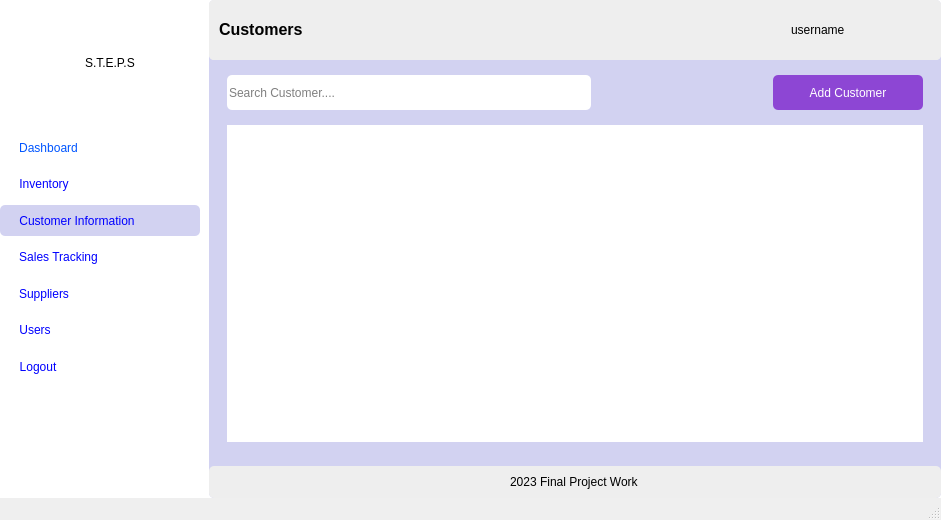
<?xml version="1.0" encoding="UTF-8"?>
<ui version="4.0">
 <class>MainWindow</class>
 <widget class="QMainWindow" name="MainWindow">
  <property name="geometry">
   <rect>
    <x>0</x>
    <y>0</y>
    <width>941</width>
    <height>520</height>
   </rect>
  </property>
  <property name="windowTitle">
   <string>Customers</string>
  </property>
  <property name="styleSheet">
   <string notr="true">MainWindow{
	background-color: #ffe135
}</string>
  </property>
  <widget class="QWidget" name="centralwidget">
   <property name="styleSheet">
    <string notr="true">background-color: rgb(255, 255, 255);</string>
   </property>
   <layout class="QHBoxLayout" name="horizontalLayout">
    <property name="spacing">
     <number>9</number>
    </property>
    <property name="leftMargin">
     <number>0</number>
    </property>
    <property name="topMargin">
     <number>0</number>
    </property>
    <property name="rightMargin">
     <number>0</number>
    </property>
    <property name="bottomMargin">
     <number>0</number>
    </property>
    <item>
     <widget class="QWidget" name="widget_2" native="true">
      <property name="minimumSize">
       <size>
        <width>200</width>
        <height>0</height>
       </size>
      </property>
      <property name="maximumSize">
       <size>
        <width>200</width>
        <height>16777215</height>
       </size>
      </property>
      <property name="styleSheet">
       <string notr="true">border-radius: 5px;</string>
      </property>
      <layout class="QVBoxLayout" name="verticalLayout_8">
       <property name="leftMargin">
        <number>0</number>
       </property>
       <property name="topMargin">
        <number>0</number>
       </property>
       <property name="rightMargin">
        <number>0</number>
       </property>
       <property name="bottomMargin">
        <number>0</number>
       </property>
       <item alignment="Qt::AlignTop">
        <widget class="QWidget" name="widget_3" native="true">
         <property name="sizePolicy">
          <sizepolicy hsizetype="Preferred" vsizetype="Maximum">
           <horstretch>0</horstretch>
           <verstretch>0</verstretch>
          </sizepolicy>
         </property>
         <property name="minimumSize">
          <size>
           <width>200</width>
           <height>400</height>
          </size>
         </property>
         <property name="maximumSize">
          <size>
           <width>200</width>
           <height>800</height>
          </size>
         </property>
         <property name="styleSheet">
          <string notr="true">border-radius: 5px;</string>
         </property>
         <layout class="QVBoxLayout" name="verticalLayout">
          <property name="leftMargin">
           <number>0</number>
          </property>
          <property name="topMargin">
           <number>0</number>
          </property>
          <property name="rightMargin">
           <number>0</number>
          </property>
          <property name="bottomMargin">
           <number>0</number>
          </property>
          <item>
           <widget class="QWidget" name="widget" native="true">
            <property name="sizePolicy">
             <sizepolicy hsizetype="Expanding" vsizetype="Expanding">
              <horstretch>0</horstretch>
              <verstretch>0</verstretch>
             </sizepolicy>
            </property>
            <property name="maximumSize">
             <size>
              <width>16777215</width>
              <height>90</height>
             </size>
            </property>
            <property name="styleSheet">
             <string notr="true"/>
            </property>
            <layout class="QHBoxLayout" name="horizontalLayout_4">
             <item>
              <widget class="QLabel" name="label_2">
               <property name="sizePolicy">
                <sizepolicy hsizetype="Maximum" vsizetype="Maximum">
                 <horstretch>0</horstretch>
                 <verstretch>0</verstretch>
                </sizepolicy>
               </property>
               <property name="maximumSize">
                <size>
                 <width>70</width>
                 <height>70</height>
                </size>
               </property>
               <property name="text">
                <string/>
               </property>
               <property name="pixmap">
                <pixmap>../icons/point-of-sale.png</pixmap>
               </property>
               <property name="scaledContents">
                <bool>true</bool>
               </property>
              </widget>
             </item>
             <item>
              <widget class="QLabel" name="label">
               <property name="styleSheet">
                <string notr="true">font: 81 16pt &quot;Open Sans ExtraBold&quot;;</string>
               </property>
               <property name="text">
                <string>S.T.E.P.S</string>
               </property>
              </widget>
             </item>
            </layout>
           </widget>
          </item>
          <item>
           <widget class="QWidget" name="widget_6" native="true">
            <property name="maximumSize">
             <size>
              <width>16777215</width>
              <height>250</height>
             </size>
            </property>
            <layout class="QVBoxLayout" name="verticalLayout_12">
             <property name="leftMargin">
              <number>0</number>
             </property>
             <property name="topMargin">
              <number>0</number>
             </property>
             <property name="rightMargin">
              <number>0</number>
             </property>
             <property name="bottomMargin">
              <number>0</number>
             </property>
             <item>
              <widget class="QWidget" name="widget_12" native="true">
               <property name="maximumSize">
                <size>
                 <width>16777215</width>
                 <height>40</height>
                </size>
               </property>
               <property name="styleSheet">
                <string notr="true"/>
               </property>
               <layout class="QVBoxLayout" name="verticalLayout_21">
                <property name="leftMargin">
                 <number>19</number>
                </property>
                <property name="topMargin">
                 <number>0</number>
                </property>
                <property name="rightMargin">
                 <number>0</number>
                </property>
                <property name="bottomMargin">
                 <number>0</number>
                </property>
                <item alignment="Qt::AlignLeft">
                 <widget class="QPushButton" name="dashboard">
                  <property name="sizePolicy">
                   <sizepolicy hsizetype="Minimum" vsizetype="Expanding">
                    <horstretch>0</horstretch>
                    <verstretch>0</verstretch>
                   </sizepolicy>
                  </property>
                  <property name="styleSheet">
                   <string notr="true">font: 75 10pt &quot;MS Shell Dlg 2&quot;;
color: rgb(0, 85, 255);</string>
                  </property>
                  <property name="text">
                   <string>Dashboard</string>
                  </property>
                  <property name="icon">
                   <iconset>
                    <normaloff>../icons/dashboard-report-icon.png</normaloff>../icons/dashboard-report-icon.png</iconset>
                  </property>
                 </widget>
                </item>
               </layout>
              </widget>
             </item>
             <item>
              <widget class="QWidget" name="widget_20" native="true">
               <property name="maximumSize">
                <size>
                 <width>16777215</width>
                 <height>40</height>
                </size>
               </property>
               <layout class="QVBoxLayout" name="verticalLayout_22">
                <property name="leftMargin">
                 <number>19</number>
                </property>
                <property name="topMargin">
                 <number>0</number>
                </property>
                <property name="rightMargin">
                 <number>0</number>
                </property>
                <property name="bottomMargin">
                 <number>0</number>
                </property>
                <item alignment="Qt::AlignLeft">
                 <widget class="QPushButton" name="products">
                  <property name="sizePolicy">
                   <sizepolicy hsizetype="Expanding" vsizetype="Expanding">
                    <horstretch>0</horstretch>
                    <verstretch>0</verstretch>
                   </sizepolicy>
                  </property>
                  <property name="minimumSize">
                   <size>
                    <width>0</width>
                    <height>0</height>
                   </size>
                  </property>
                  <property name="styleSheet">
                   <string notr="true">font: 75 10pt &quot;MS Shell Dlg 2&quot;;
color: rgb(0, 0, 255);</string>
                  </property>
                  <property name="text">
                   <string>Inventory</string>
                  </property>
                  <property name="icon">
                   <iconset>
                    <normaloff>../icons/groceries-icon.png</normaloff>../icons/groceries-icon.png</iconset>
                  </property>
                 </widget>
                </item>
               </layout>
              </widget>
             </item>
             <item>
              <widget class="QWidget" name="widget_22" native="true">
               <property name="maximumSize">
                <size>
                 <width>16777215</width>
                 <height>40</height>
                </size>
               </property>
               <property name="styleSheet">
                <string notr="true">background-color: rgb(210, 210, 241);</string>
               </property>
               <layout class="QVBoxLayout" name="verticalLayout_23">
                <property name="leftMargin">
                 <number>19</number>
                </property>
                <property name="topMargin">
                 <number>0</number>
                </property>
                <property name="rightMargin">
                 <number>0</number>
                </property>
                <property name="bottomMargin">
                 <number>0</number>
                </property>
                <item alignment="Qt::AlignLeft">
                 <widget class="QPushButton" name="customers">
                  <property name="sizePolicy">
                   <sizepolicy hsizetype="Minimum" vsizetype="Expanding">
                    <horstretch>0</horstretch>
                    <verstretch>0</verstretch>
                   </sizepolicy>
                  </property>
                  <property name="styleSheet">
                   <string notr="true">font: 75 10pt &quot;MS Shell Dlg 2&quot;;
color: rgb(0, 0, 255);</string>
                  </property>
                  <property name="text">
                   <string>Customer Information</string>
                  </property>
                  <property name="icon">
                   <iconset>
                    <normaloff>../icons/followers-friends-icon.png</normaloff>../icons/followers-friends-icon.png</iconset>
                  </property>
                 </widget>
                </item>
               </layout>
              </widget>
             </item>
             <item>
              <widget class="QWidget" name="widget_21" native="true">
               <property name="maximumSize">
                <size>
                 <width>16777215</width>
                 <height>40</height>
                </size>
               </property>
               <layout class="QVBoxLayout" name="verticalLayout_24">
                <property name="leftMargin">
                 <number>19</number>
                </property>
                <property name="topMargin">
                 <number>0</number>
                </property>
                <property name="rightMargin">
                 <number>0</number>
                </property>
                <property name="bottomMargin">
                 <number>0</number>
                </property>
                <item alignment="Qt::AlignLeft">
                 <widget class="QPushButton" name="cart">
                  <property name="sizePolicy">
                   <sizepolicy hsizetype="Minimum" vsizetype="Expanding">
                    <horstretch>0</horstretch>
                    <verstretch>0</verstretch>
                   </sizepolicy>
                  </property>
                  <property name="styleSheet">
                   <string notr="true">font: 75 10pt &quot;MS Shell Dlg 2&quot;;
color: rgb(0, 0, 255);</string>
                  </property>
                  <property name="text">
                   <string>Sales Tracking</string>
                  </property>
                  <property name="icon">
                   <iconset>
                    <normaloff>../icons/order-placed-purchased-icon.png</normaloff>../icons/order-placed-purchased-icon.png</iconset>
                  </property>
                 </widget>
                </item>
               </layout>
              </widget>
             </item>
             <item>
              <widget class="QWidget" name="widget_14" native="true">
               <layout class="QVBoxLayout" name="verticalLayout_13">
                <property name="leftMargin">
                 <number>19</number>
                </property>
                <property name="topMargin">
                 <number>0</number>
                </property>
                <property name="rightMargin">
                 <number>0</number>
                </property>
                <property name="bottomMargin">
                 <number>0</number>
                </property>
                <item alignment="Qt::AlignLeft">
                 <widget class="QPushButton" name="suppliers">
                  <property name="sizePolicy">
                   <sizepolicy hsizetype="Minimum" vsizetype="Expanding">
                    <horstretch>0</horstretch>
                    <verstretch>0</verstretch>
                   </sizepolicy>
                  </property>
                  <property name="styleSheet">
                   <string notr="true">font: 75 10pt &quot;MS Shell Dlg 2&quot;;
color: rgb(0, 0, 255);</string>
                  </property>
                  <property name="text">
                   <string>Suppliers</string>
                  </property>
                  <property name="icon">
                   <iconset>
                    <normaloff>../icons/hotel-supplier.png</normaloff>../icons/hotel-supplier.png</iconset>
                  </property>
                 </widget>
                </item>
               </layout>
              </widget>
             </item>
             <item>
              <widget class="QWidget" name="widget_24" native="true">
               <layout class="QVBoxLayout" name="verticalLayout_11">
                <property name="spacing">
                 <number>0</number>
                </property>
                <property name="leftMargin">
                 <number>19</number>
                </property>
                <property name="topMargin">
                 <number>0</number>
                </property>
                <property name="rightMargin">
                 <number>0</number>
                </property>
                <property name="bottomMargin">
                 <number>0</number>
                </property>
                <item alignment="Qt::AlignLeft">
                 <widget class="QPushButton" name="users_2">
                  <property name="sizePolicy">
                   <sizepolicy hsizetype="Minimum" vsizetype="Expanding">
                    <horstretch>0</horstretch>
                    <verstretch>0</verstretch>
                   </sizepolicy>
                  </property>
                  <property name="styleSheet">
                   <string notr="true">font: 75 10pt &quot;MS Shell Dlg 2&quot;;
color: rgb(0, 0, 255);</string>
                  </property>
                  <property name="text">
                   <string>Users</string>
                  </property>
                  <property name="icon">
                   <iconset>
                    <normaloff>../icons/edit-pen-icon.png</normaloff>../icons/edit-pen-icon.png</iconset>
                  </property>
                  <property name="iconSize">
                   <size>
                    <width>16</width>
                    <height>16</height>
                   </size>
                  </property>
                 </widget>
                </item>
               </layout>
              </widget>
             </item>
             <item>
              <widget class="QWidget" name="widget_23" native="true">
               <property name="maximumSize">
                <size>
                 <width>16777215</width>
                 <height>40</height>
                </size>
               </property>
               <layout class="QVBoxLayout" name="verticalLayout_25">
                <property name="leftMargin">
                 <number>19</number>
                </property>
                <property name="topMargin">
                 <number>0</number>
                </property>
                <property name="rightMargin">
                 <number>0</number>
                </property>
                <property name="bottomMargin">
                 <number>0</number>
                </property>
                <item alignment="Qt::AlignLeft">
                 <widget class="QPushButton" name="logout">
                  <property name="sizePolicy">
                   <sizepolicy hsizetype="Minimum" vsizetype="Expanding">
                    <horstretch>0</horstretch>
                    <verstretch>0</verstretch>
                   </sizepolicy>
                  </property>
                  <property name="styleSheet">
                   <string notr="true">font: 75 10pt &quot;MS Shell Dlg 2&quot;;
color: rgb(0, 0, 255);</string>
                  </property>
                  <property name="text">
                   <string>Logout</string>
                  </property>
                  <property name="icon">
                   <iconset>
                    <normaloff>../icons/sign-out-icon.png</normaloff>../icons/sign-out-icon.png</iconset>
                  </property>
                 </widget>
                </item>
               </layout>
              </widget>
             </item>
            </layout>
           </widget>
          </item>
         </layout>
        </widget>
       </item>
      </layout>
     </widget>
    </item>
    <item>
     <widget class="QWidget" name="widget_9" native="true">
      <property name="styleSheet">
       <string notr="true">background-color: rgb(210, 210, 241);
border-radius: 5px;</string>
      </property>
      <layout class="QVBoxLayout" name="verticalLayout_9">
       <property name="leftMargin">
        <number>0</number>
       </property>
       <property name="topMargin">
        <number>0</number>
       </property>
       <property name="rightMargin">
        <number>0</number>
       </property>
       <property name="bottomMargin">
        <number>0</number>
       </property>
       <item>
        <widget class="QWidget" name="widget_5" native="true">
         <property name="minimumSize">
          <size>
           <width>0</width>
           <height>60</height>
          </size>
         </property>
         <property name="styleSheet">
          <string notr="true">background-color: rgb(238, 238, 238);</string>
         </property>
         <layout class="QHBoxLayout" name="horizontalLayout_3">
          <property name="leftMargin">
           <number>0</number>
          </property>
          <property name="topMargin">
           <number>0</number>
          </property>
          <property name="rightMargin">
           <number>0</number>
          </property>
          <property name="bottomMargin">
           <number>0</number>
          </property>
          <item>
           <widget class="QLabel" name="label_3">
            <property name="styleSheet">
             <string notr="true">font: 81 8pt &quot;Open Sans ExtraBold&quot;;</string>
            </property>
            <property name="text">
             <string>&lt;html&gt;&lt;head/&gt;&lt;body&gt;&lt;p&gt;&lt;span style=&quot; font-size:12pt; font-weight:600;&quot;&gt;Customers&lt;/span&gt;&lt;/p&gt;&lt;/body&gt;&lt;/html&gt;</string>
            </property>
            <property name="margin">
             <number>9</number>
            </property>
            <property name="indent">
             <number>10</number>
            </property>
           </widget>
          </item>
          <item>
           <widget class="QLabel" name="image">
            <property name="minimumSize">
             <size>
              <width>45</width>
              <height>45</height>
             </size>
            </property>
            <property name="maximumSize">
             <size>
              <width>50</width>
              <height>50</height>
             </size>
            </property>
            <property name="styleSheet">
             <string notr="true">border-radius: 50% !important;</string>
            </property>
            <property name="text">
             <string/>
            </property>
            <property name="pixmap">
             <pixmap>../../../../../Pictures/dall-e-2.jpg</pixmap>
            </property>
            <property name="scaledContents">
             <bool>true</bool>
            </property>
           </widget>
          </item>
          <item>
           <widget class="QLabel" name="username">
            <property name="minimumSize">
             <size>
              <width>0</width>
              <height>0</height>
             </size>
            </property>
            <property name="maximumSize">
             <size>
              <width>150</width>
              <height>16777215</height>
             </size>
            </property>
            <property name="styleSheet">
             <string notr="true">font: 12pt &quot;Lucida Sans Unicode&quot;;</string>
            </property>
            <property name="text">
             <string>username</string>
            </property>
           </widget>
          </item>
         </layout>
        </widget>
       </item>
       <item>
        <widget class="QWidget" name="widget_10" native="true">
         <property name="sizePolicy">
          <sizepolicy hsizetype="Expanding" vsizetype="Expanding">
           <horstretch>0</horstretch>
           <verstretch>0</verstretch>
          </sizepolicy>
         </property>
         <property name="minimumSize">
          <size>
           <width>475</width>
           <height>198</height>
          </size>
         </property>
         <layout class="QVBoxLayout" name="verticalLayout_6">
          <item>
           <widget class="QWidget" name="widget_25" native="true">
            <property name="sizePolicy">
             <sizepolicy hsizetype="Preferred" vsizetype="Expanding">
              <horstretch>0</horstretch>
              <verstretch>0</verstretch>
             </sizepolicy>
            </property>
            <property name="maximumSize">
             <size>
              <width>16777215</width>
              <height>35</height>
             </size>
            </property>
            <layout class="QHBoxLayout" name="horizontalLayout_2">
             <property name="leftMargin">
              <number>9</number>
             </property>
             <property name="topMargin">
              <number>0</number>
             </property>
             <property name="rightMargin">
              <number>9</number>
             </property>
             <property name="bottomMargin">
              <number>0</number>
             </property>
             <item>
              <widget class="QWidget" name="widget_4" native="true">
               <layout class="QVBoxLayout" name="verticalLayout_5">
                <property name="leftMargin">
                 <number>0</number>
                </property>
                <property name="topMargin">
                 <number>0</number>
                </property>
                <property name="rightMargin">
                 <number>0</number>
                </property>
                <property name="bottomMargin">
                 <number>0</number>
                </property>
                <item>
                 <widget class="QLineEdit" name="search">
                  <property name="sizePolicy">
                   <sizepolicy hsizetype="Expanding" vsizetype="Expanding">
                    <horstretch>0</horstretch>
                    <verstretch>0</verstretch>
                   </sizepolicy>
                  </property>
                  <property name="maximumSize">
                   <size>
                    <width>364</width>
                    <height>35</height>
                   </size>
                  </property>
                  <property name="styleSheet">
                   <string notr="true">background-color: rgb(255, 255, 255);
font: 10pt &quot;Open Sans&quot;;</string>
                  </property>
                  <property name="placeholderText">
                   <string>Search Customer....</string>
                  </property>
                 </widget>
                </item>
               </layout>
              </widget>
             </item>
             <item>
              <widget class="QWidget" name="widget_11" native="true">
               <property name="sizePolicy">
                <sizepolicy hsizetype="Expanding" vsizetype="Preferred">
                 <horstretch>0</horstretch>
                 <verstretch>0</verstretch>
                </sizepolicy>
               </property>
               <property name="maximumSize">
                <size>
                 <width>120</width>
                 <height>16777215</height>
                </size>
               </property>
               <layout class="QVBoxLayout" name="verticalLayout_7">
                <property name="leftMargin">
                 <number>0</number>
                </property>
                <property name="topMargin">
                 <number>0</number>
                </property>
                <property name="rightMargin">
                 <number>0</number>
                </property>
                <property name="bottomMargin">
                 <number>0</number>
                </property>
               </layout>
              </widget>
             </item>
             <item>
              <widget class="QWidget" name="widget_8" native="true">
               <property name="maximumSize">
                <size>
                 <width>150</width>
                 <height>16777215</height>
                </size>
               </property>
               <layout class="QVBoxLayout" name="verticalLayout_4">
                <property name="spacing">
                 <number>6</number>
                </property>
                <property name="leftMargin">
                 <number>0</number>
                </property>
                <property name="topMargin">
                 <number>0</number>
                </property>
                <property name="rightMargin">
                 <number>0</number>
                </property>
                <property name="bottomMargin">
                 <number>0</number>
                </property>
               </layout>
              </widget>
             </item>
             <item>
              <widget class="QWidget" name="widget_7" native="true">
               <property name="maximumSize">
                <size>
                 <width>150</width>
                 <height>16777215</height>
                </size>
               </property>
               <layout class="QVBoxLayout" name="verticalLayout_3">
                <property name="leftMargin">
                 <number>0</number>
                </property>
                <property name="topMargin">
                 <number>0</number>
                </property>
                <property name="rightMargin">
                 <number>0</number>
                </property>
                <property name="bottomMargin">
                 <number>0</number>
                </property>
                <item>
                 <widget class="QPushButton" name="add_new_cat_2">
                  <property name="sizePolicy">
                   <sizepolicy hsizetype="Expanding" vsizetype="Expanding">
                    <horstretch>0</horstretch>
                    <verstretch>0</verstretch>
                   </sizepolicy>
                  </property>
                  <property name="maximumSize">
                   <size>
                    <width>150</width>
                    <height>50</height>
                   </size>
                  </property>
                  <property name="styleSheet">
                   <string notr="true">background-color: rgb(141, 70, 212);
color: rgb(255, 255, 255);
font: 75 11pt &quot;Open Sans Extrabold&quot;;</string>
                  </property>
                  <property name="text">
                   <string>Add Customer</string>
                  </property>
                  <property name="icon">
                   <iconset>
                    <normaloff>../icons/icons8-customer-64.png</normaloff>../icons/icons8-customer-64.png</iconset>
                  </property>
                  <property name="iconSize">
                   <size>
                    <width>32</width>
                    <height>22</height>
                   </size>
                  </property>
                 </widget>
                </item>
               </layout>
              </widget>
             </item>
            </layout>
           </widget>
          </item>
          <item>
           <widget class="QFrame" name="frame_7">
            <property name="sizePolicy">
             <sizepolicy hsizetype="Preferred" vsizetype="Expanding">
              <horstretch>0</horstretch>
              <verstretch>0</verstretch>
             </sizepolicy>
            </property>
            <layout class="QVBoxLayout" name="verticalLayout_10">
             <item>
              <widget class="QTableWidget" name="customer_table">
               <property name="font">
                <font>
                 <family>Open Sans ExtraBold</family>
                 <pointsize>10</pointsize>
                 <weight>75</weight>
                 <bold>true</bold>
                </font>
               </property>
               <property name="cursor" stdset="0">
                <cursorShape>PointingHandCursor</cursorShape>
               </property>
               <property name="autoFillBackground">
                <bool>true</bool>
               </property>
               <property name="styleSheet">
                <string notr="true">background-color: rgb(255, 255, 255);</string>
               </property>
              </widget>
             </item>
            </layout>
           </widget>
          </item>
         </layout>
        </widget>
       </item>
       <item>
        <widget class="QWidget" name="widget_13" native="true">
         <property name="styleSheet">
          <string notr="true">background-color: rgb(238, 238, 238);</string>
         </property>
         <layout class="QVBoxLayout" name="verticalLayout_2">
          <item alignment="Qt::AlignHCenter">
           <widget class="QLabel" name="label_8">
            <property name="text">
             <string>2023 Final Project Work</string>
            </property>
           </widget>
          </item>
         </layout>
        </widget>
       </item>
      </layout>
     </widget>
    </item>
   </layout>
  </widget>
  <widget class="QStatusBar" name="statusbar"/>
  <widget class="QMenuBar" name="menubar">
   <property name="geometry">
    <rect>
     <x>0</x>
     <y>0</y>
     <width>941</width>
     <height>21</height>
    </rect>
   </property>
  </widget>
 </widget>
 <resources>
  <include location="../resources.qrc"/>
 </resources>
 <connections/>
</ui>
